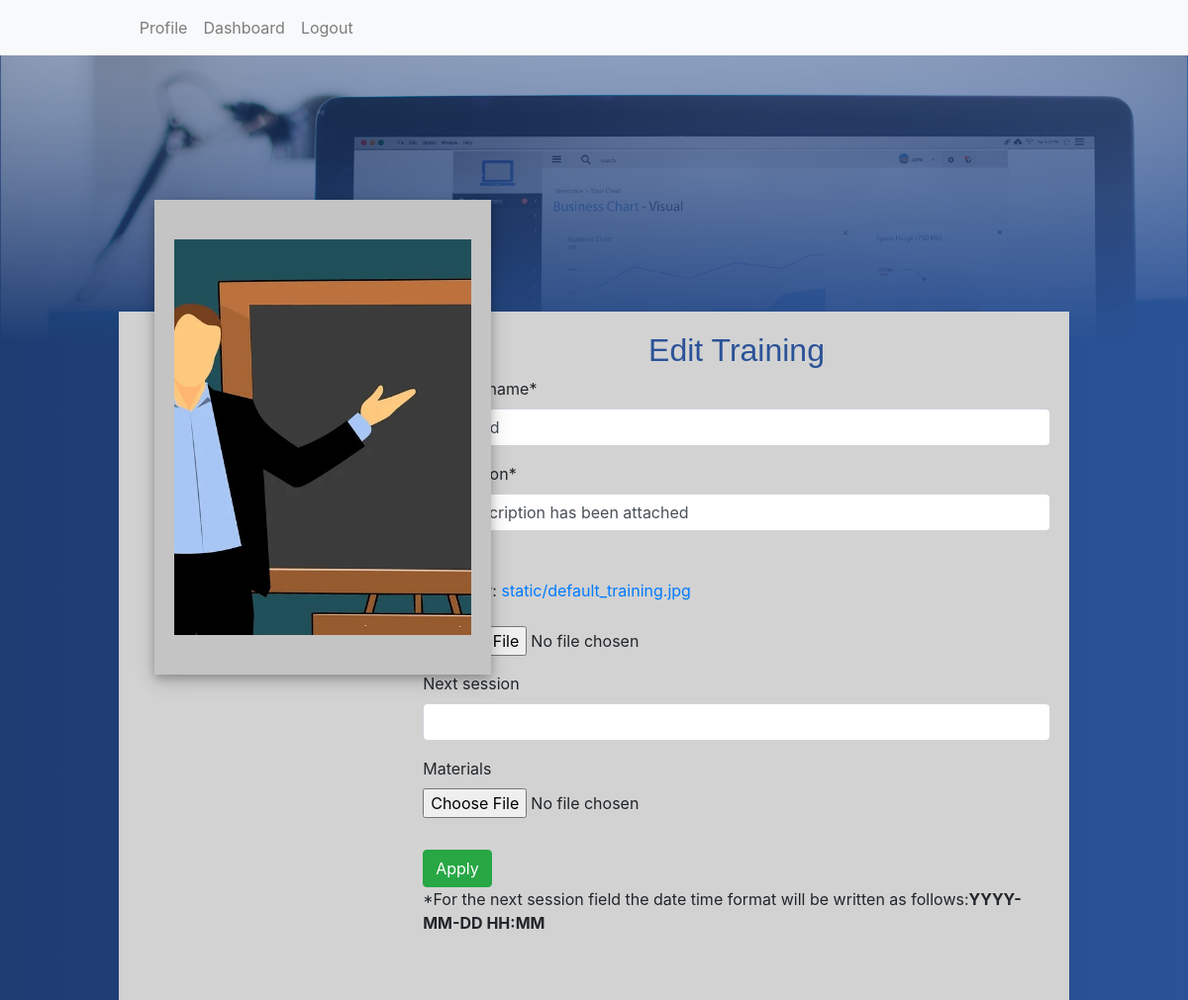
/training/edit/8 (signed in), run on the app's committed database.
### econnect/models.py (models this page shows, shortened)
class Training(models.Model):
     training_name=models.CharField(max_length=128)
     description = models.CharField(max_length = 5000, default = "No description has been attached")
     materials=models.FileField(upload_to='resources',null=True,blank=True)
     img = models.ImageField( default = 'static/default_training.jpg'  ,upload_to = 'trainingsPhoto')
     department = models.CharField(max_length=128, default="No department")
     next_session=models.DateTimeField(max_length=128, null=True, blank = True)
     trainer=models.ForeignKey(User, on_delete=models.CASCADE)
     enrolled=[]

### econnect/views.py (the view, shortened to what this page needs)
# urls.py: url(r'^training/edit/(?P<pk>\d+)',UpdateTrainingView.as_view(),name='edit_training'),
class UpdateTrainingView(LoginRequiredMixin, UserPassesTestMixin, UpdateView):
    model=Training
    fields=['training_name','description','img','next_session','materials','next_session']
    template_name="edittraining.html"
    success_url='/dashboard'
    def test_func(self):
        obj = self.get_object()
        return obj.trainer == self.request.user

### templates/edittraining.html (shortened to what this page needs)
{% extends "base.html"%}
{%load crispy_forms_tags%}
{% block detailsPic %}
<img src="{{training.img.url}}" alt="training-img" class="training_detail_img">
{%endblock%}
{%block rform%}
<div class="lista">
<h2 style="text-align: center;" >Edit Training</h2>
    <form method = "POST" enctype="multipart/form-data">
        <fieldset class = "form-group">
            {{form|crispy}}
        </fieldset>
        <button type="submit" class ="btn btn-success">Apply</button>
    </form>
*For the next session field the date time format will be written as follows:<b>YYYY-MM-DD HH:MM</b>
</div>
{%endblock%}

### econnect/static/styles.css (style rules this page uses)
body { background: rgb(2,0,36); background: linear-gradient(90deg, rgba(2,0,36,1) 0%, rgba(30,60,114,1) 0%, rgba(42,82,151,1) 100%); }
h2 { font-family: 'Montserrat-ExtraBold', sans-serif; font-size: 20px; line-height: 1.5; color: #2a5297; }
.lista { margin-left: 30%; padding: 2%; }
.training_detail_img { height: 400px; width: 300px; object-fit: cover; }

### data on the page
Training: img (placeholder picture), training_name "dasdasd", description "No description has been attached"
